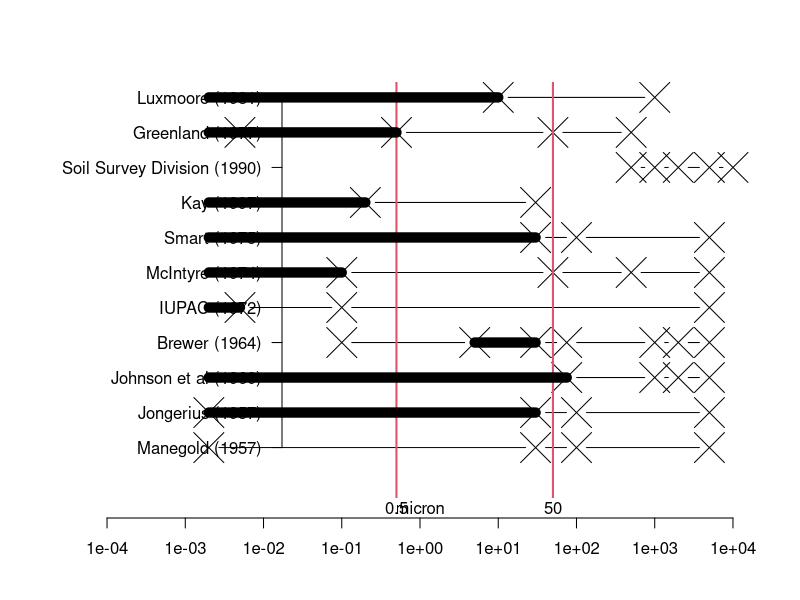

R code for this plot:
df.data <-
    read.table(
        "../dati_elaborati/DiametroPori.csv",
        sep = ";", dec=",", header=TRUE, )
sapply(df.data, class)

maxmin <- c(0.0001, 10000)#range(df.data[,-1], na.rm=TRUE)
jpeg("../grafici/DiametroPoriLetteratura.jpg", width = 1024, height = 768)
plot(x=maxmin, y=1:2,
     ##xlim=c(0.00001, 10000, na.rm=TRUE)),
     ylim=c(0, nrow(df.data)), type="n",
     log="x",
     axes=FALSE, ann=FALSE)
for(i in 1:nrow(df.data)){
    vettore <- df.data[i, -1]
    questi <- which(!is.na(df.data[i,-1]))
    points(y=rep(i,length(questi)),
           x=rev(as.vector(unlist(matrix(vettore)[,1]))[questi]),
           type="b", pch=4, cex=4)
}
nostri.paletti <- c(0.5, 50)
abline(v= nostri.paletti, col=2, lwd=2)
axis(side= 2, at=1:11, labels=as.character(df.data$Autore), las=1, line=-10)
axis(side= 1, las=1, line=1)
mtext("micron", side=1)
mtext(text= as.character(nostri.paletti), side=1, at=nostri.paletti)
##
segments(30,2, 0.002,2, col=1, lwd=10)
segments(75,3, 0.002,3, col=1, lwd=10)
segments(30,4, 5,4, col=1, lwd=10)
segments(0.005, 5,0.002,5, col=1, lwd=10)
segments(0.1,6, 0.002,6, col=1, lwd=10)
segments(30,7, 0.002,7, col=1, lwd=10)
segments(0.2,8, 0.002,8, col=1, lwd=10)
segments(0.5,10, 0.002,10, col=1, lwd=10)
segments(10,11, 0.002,11, col=1, lwd=10)
dev.off()
